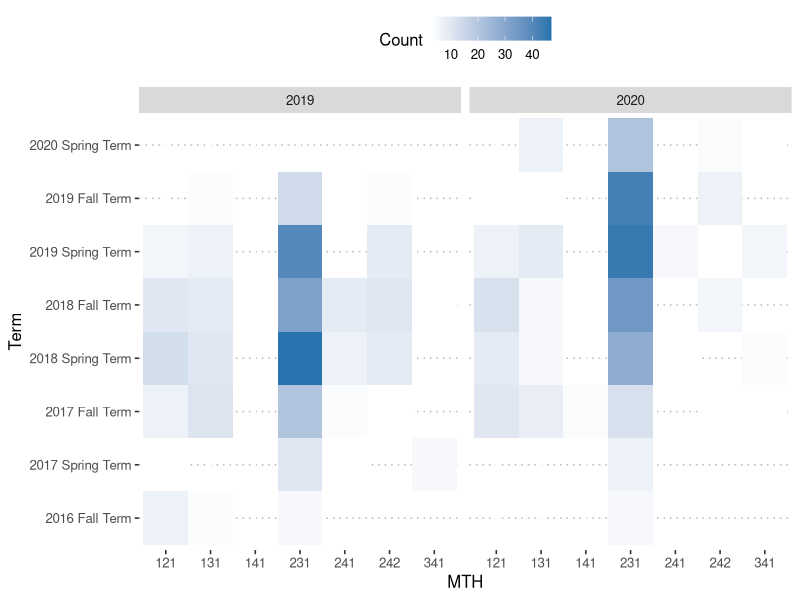
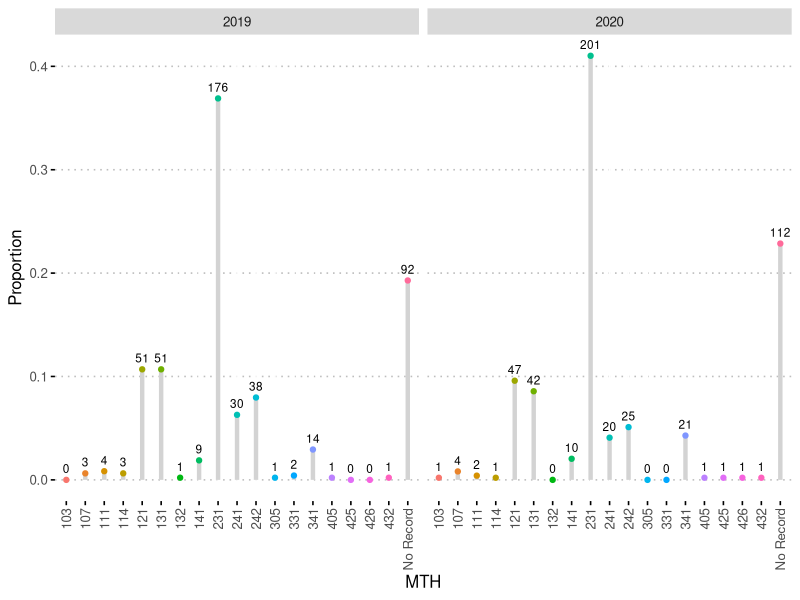
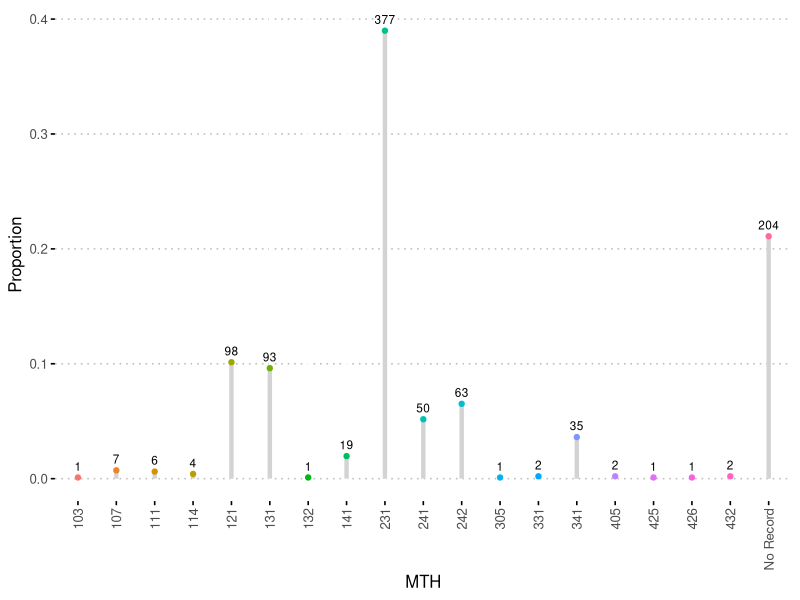

Generate these figures, in order, with R:
## DJS - GN 311
library(MASS)
library(readr)
library(tidyr)
library(ggplot2)
library(kableExtra)
library(formattable)
library(dplyr)
library(ggpubr)
library(RColorBrewer)


## New dataset, updated end of May 2020
gn311 <- read_csv(
  "GN311wST311currentdeID_updated.csv") %>%
  as.data.frame()

###### Questions #######
#   What are the highest math classes that students took? (See MathCourses-SPRG 2020)

# Change NA to No Record
gn311$MTHcourse[is.na(gn311$MTHcourse)] <- "No Record"

# Make data frame "A" for first graph
A<-as.data.frame(table(gn311$MTHcourse,gn311$year))
colnames(A) <- c("MTH","Year","Counts")
A$Proportion <- NA
A$Proportion[1:19] <- A$Counts[1:19]/sum(A$Counts[1:19])
A$Proportion[20:38] <- A$Counts[20:38]/sum(A$Counts[20:38])

# Graph for highest math classes
p.maxMTH <-
  ggdotchart(data=A, 
             x="MTH", y="Proportion", 
             group="MTH",
             add="segment", 
             color="MTH",
             size = 1.5,
             ggtheme = theme_pubclean() ) + 
  facet_grid(.~Year) +
  geom_text(aes(label=Counts),vjust=-.75, size=3) +
  theme(legend.position="none")

Atemp <- data.frame(MTH = A$MTH[1:19], Counts = A$Counts[1:19]+A$Counts[20:38])
Atemp$Proportion = Atemp$Counts/sum(Atemp$Counts)

p.maxMTH.Poster <-
  ggdotchart(data=Atemp, 
             x="MTH", y="Proportion", 
             group="MTH",
             add="segment", 
             color="MTH",
             size = 1.5,
             ggtheme = theme_pubclean() ) + 
  geom_text(aes(label=Counts),vjust=-.75, size=3) +
  theme(legend.position="none")

# Data Frame for table

B1<-rbind.data.frame(A$Counts[1:19],A$Proportion[1:19])
colnames(B1)<-c(levels(A$MTH))
B2<-rbind.data.frame(A$Counts[20:38],A$Proportion[20:38]) 
colnames(B2)<-c(levels(A$MTH))
B<-t(rbind.data.frame(B1,B2))
B<-rbind.data.frame(B,colSums(B))
row.names(B)<-NULL
nams <- c(levels(A$MTH),"Total")
B<-cbind.data.frame(nams,B)
colnames(B) <- c("MTH","N","%","N","%")
B[,3]<-percent(B[,3],digits=1);B[,5]<-percent(B[,5],digits=1)

t.maxMTH <-
  kable(B, booktabs = T, longtable=F,
        caption="\\textbf{Highest Math Course}") %>%
  kable_styling(bootstrap_options = "striped",full_width = F) %>%
  column_spec(1,bold=T) %>%
  row_spec(0,bold = T, color = "#CC0000")%>%
  add_header_above(c("","2019"=2,"2020"=2)) %>%
  scroll_box(width = "100%", height = "500px")

# When did they take their highest math? This year (2019-2020), last year, 2 years ago, 3 years ago, etc.?

gn311$MTHcourseTerm <- 
  factor(gn311$MTHcourseTerm,
         levels=c("2020 Spring Term",
                  "2019 Fall Term","2019 Summer Term 2","2019 Summer Term 1","2019 Spring Term",
                  "2018 Fall Term","2018 Summer Term 2","2018 Summer Term 1","2018 Spring Term",
                  "2017 Fall Term","2017 Summer Term 1","2017 Spring Term",
                  "2016 Fall Term","2016 Spring Term" ,
                  "2015 Fall Term","2015 Summer Term 2",
                  "2014 Fall Term","2014 Spring Term",
                  "2013 Fall Term","2013 Spring Term",
                  "2011 Summer Term 2","2011 Spring Term",
                  "2010 Fall Term"))

t1 <- table(gn311$MTHcourseTerm[gn311$year==2019],gn311$MTHcourse[gn311$year==2019])[,-16]
t1 <- addmargins(t1,FUN = list(Total = sum),quiet=TRUE)

t.whenMTH19 <-
  kable(t1, 
        booktabs = T, longtable=F) %>%
  kable_styling(bootstrap_options = "striped",full_width = F, fixed_thead = T) %>%
  column_spec(1,bold=T) %>%
  row_spec(0,bold = T, color = "#CC0000") %>%
  scroll_box(width = "100%", height = "500px")

t2 <- table(gn311$MTHcourseTerm[gn311$year==2020],gn311$MTHcourse[gn311$year==2020])[,-16]
t2 <- addmargins(t2,FUN = list(Total = sum),quiet=TRUE)

t.whenMTH20 <-
  kable(t2, 
        booktabs = T, longtable=F) %>%
  kable_styling(bootstrap_options = "striped",full_width = F, fixed_thead = T) %>%
  column_spec(1,bold=T) %>%
  row_spec(0,bold = T, color = "#CC0000") %>%
  scroll_box(width = "100%", height = "500px")

G19 <-
  table(gn311$MTHcourseTerm[gn311$year==2019],gn311$MTHcourse[gn311$year==2019]) %>%
  as.data.frame() %>%
  droplevels()
G19[,4] <- 2019
colnames(G19)<-c("Term","MTH","Count","Year")

G19 <-
  G19 %>%
  filter(Count > median(G19$Count[G19$Count>0]))

G20 <-
  table(gn311$MTHcourseTerm[gn311$year==2020],gn311$MTHcourse[gn311$year==2020]) %>%
  as.data.frame() %>%
  droplevels
G20[,4] <- 2020
colnames(G20)<-c("Term","MTH","Count","Year")

G20 <-
  G20 %>%
  filter(Count > median(G20$Count[G20$Count>0]))

G<-rbind.data.frame(G19,G20)
summary(G)
G <- droplevels(G)

G$Term <- factor(G$Term,c("2016 Fall Term","2017 Spring Term","2017 Fall Term","2018 Spring Term",
                          "2018 Fall Term","2019 Spring Term","2019 Fall Term","2020 Spring Term"))

g.whenMTH <-
  ggplot(data=G,aes(x=MTH,y=Term,fill=Count)) +
  geom_tile() +
  facet_grid(.~Year) +
  scale_fill_gradient(low = "#FFFFFF",
                      high = "#2774AE") +
  theme_pubclean() 

# How many students have taken ST 311? (See ST311-Completed-SPRG 2020) PRIOR to enrollment in GN 311

gn311$ST311courseTerm[gn311$ST311current=="current" & gn311$year==2020]

summary(as.factor(gn311$ST311courseTerm))
gn311$ST311courseTerm <- factor(gn311$ST311courseTerm, levels =
                                  c("2020 Spring Term",
                                    "2019 Fall Term","2019 Summer Term 2","2019 Summer Term 1","2019 Spring Term",
                                    "2018 Fall Term","2018 Summer Term 1","2018 Spring Term",
                                    "2017 Fall Term","2017 Summer Term 2","2017 Spring Term",
                                    "2016 Fall Term","2016 Spring Term" ,
                                    "2015 Fall Term",
                                    "2014 Fall Term",
                                    "2011 Fall Term"))
H19 <-
  table(gn311$ST311courseTerm[gn311$year==2019 & gn311$ST311courseTerm!="2019 Fall Term"]) %>%
  as.data.frame() %>%
  mutate(percent= Freq/sum(Freq),year=2019)

H20 <- table(gn311$ST311courseTerm[gn311$year==2020 & gn311$ST311courseTerm!="2020 Spring Term"]) %>%
  as.data.frame() %>%
  mutate(percent= Freq/sum(Freq),year=2020)

H <- cbind.data.frame(H19[,1:3],H20[,2:3])

Hh <- rbind.data.frame( H[,2:5],colSums(H[,2:5]) )
H[,1] <- as.character(H[,1])
Hh<- cbind.data.frame(c(H[,1],"Total"),Hh)
colnames(Hh) <- c("Term","N","%","N","%")
Hh[,3]<-percent(Hh[,3],digits=1); Hh[,5]<-percent(Hh[,5],digits=1)

t.ST311prior <-
  kable(Hh[-1,], 
        booktabs = T, longtable=F, row.names = FALSE) %>%
  kable_styling(bootstrap_options = "striped",full_width = F, fixed_thead = T) %>%
  column_spec(1,bold=T) %>%
  row_spec(0,bold = T, color = "#CC0000") %>%
  add_header_above(c("","2019"=2,"2020"=2)) %>%
  scroll_box(width = "100%", height = "350px")

# How many people are currently taking ST 311? (See ST322-InProgress SPRG 2020)

table(gn311$ST311current[gn311$year==2019])
table(gn311$ST311current[gn311$year==2020])

CE <- as.data.frame(
  matrix( c( 36,39/(441+36), 441,441/(441+36),
             28,28/(28+462), 462,462/(28+462) ),
          nrow=2, ncol=4, byrow=T ) )
colnames(CE) <- c("N","%","N","%")
CE[,2] <- percent(CE[,2],digits=1); CE[,4] <- percent(CE[,4],digits=1)
CE <- cbind.data.frame(" "=c("2019","2020"),CE)

t.CE <-
  kable(CE, booktabs = T, longtable=F) %>%
  kable_styling(bootstrap_options = "striped",full_width = FALSE) %>%
  column_spec(1,bold=T) %>%
  row_spec(0,bold = T, color = "#CC0000") %>%
  add_header_above(c("","Enrolled"=2,"Not Enrolled"=2))

# What was the average GPA for ST 311?
STsum <-
  rbind.data.frame(
    round( summary(na.omit(gn311$ST311grdpts[gn311$ST311current=="current" & 
                                               gn311$year==2019])),1 ), # summary of current 2019 summary
    round( summary(na.omit(gn311$ST311grdpts[gn311$ST311current=="NOT enrolled"])),1 ),# summary of before current
    round( summary(na.omit(gn311$ST311grdpts)),1 ) #overall 
  ) 
STsum[,1]<-digits(STsum[,1],1)
colnames(STsum) <- c("Min","Q1","Median","Mean","Q3", "Max")
Ns <-
  c(
    length(na.omit(gn311$ST311grdpts[gn311$ST311current=="current" & 
                                       gn311$year==2019])),#39
    length(na.omit(gn311$ST311grdpts[gn311$ST311current=="NOT enrolled"])), #412
    length(na.omit(gn311$ST311grdpts)) #457
  )

STnms <- c("Current (2019)","Prior","Overall")

STnms <- cbind.data.frame(" "=STnms,STsum,N=Ns)
#few students repeated the course and are calculated across current enrollment and previously taken

t.ST <-
  kable(STnms, booktabs = T, longtable=F) %>%
  kable_styling(bootstrap_options = "striped",full_width = FALSE) %>%
  column_spec(1,bold=T) %>%
  row_spec(0,bold = T, color = "#CC0000")

# We want to know how many students got Homework 1 question 10 correct. We also want to know how many people got Homework 2 question 9 correct.
# (Note that there is more than 1 version of question 10 and 9 in the homeworks proved. The correct answer is provided.)

correct <- vector()
correct1 <- vector()
for( i in 1:nrow(gn311))
{
  if( is.na(gn311$HW1_Q10_Ans)[i] ) 
  { correct[i] = "No Record" }
  else if( is.na(gn311$HW1_Q10)[i] & !is.na(gn311$HW1_Q10_Ans)[i] )
  { correct[i] = 0 }
  else if( gn311$HW1_Q10[i] == gn311$HW1_Q10_An[i] )
  { correct[i] = 1 } else { correct[i] = 0 }
  
  if( is.na(gn311$HW2_Q9_Ans)[i] ) 
  { correct1[i] = "No Record" }
  else if( is.na(gn311$HW2_Q9)[i] & !is.na(gn311$HW2_Q9_Ans)[i] )
  { correct1[i] = 0 }
  else if( gn311$HW2_Q9[i] == gn311$HW2_Q9_Ans[i] )
  { correct1[i] = 1 } else { correct1[i] = 0 }
}
summary(as.factor(correct))
summary(as.factor(correct1))
gn311$Q9correct <- as.factor(correct1)
gn311$Q10correct <- as.factor(correct)


length(gn311$X1[is.na(gn311$HW1_Q10_Ans)]) #33 have no record
length(gn311$X1[is.na(gn311$HW1_Q10_Ans) & is.na(gn311$HW1_Q10)]) #33
length(gn311$X1[!is.na(gn311$HW1_Q10_Ans) & is.na(gn311$HW1_Q10)]) #4 people did not answer

length(gn311$X1[is.na(gn311$HW2_Q9_Ans)]) #37 have no record
length(gn311$X1[is.na(gn311$HW2_Q9_Ans) & is.na(gn311$HW2_Q9)]) #37
length(gn311$X1[!is.na(gn311$HW2_Q9_Ans) & is.na(gn311$HW2_Q9)]) #0 did not answer

bcorrect <- vector()
for(i in 1:nrow(gn311))
{
  if(gn311$Q9correct[i] == 1 & gn311$Q10correct[i] == 1)
  { bcorrect[i] = 1 } else { bcorrect[i] = 0 }
}

gn311$bothQscorrect <- as.character(bcorrect)

summary(gn311[gn311$year==2019,c(15,16)])
gn311$X1[gn311$Q9correct=="No Record" & !(gn311$Q10correct=="No Record")]
gn311$X1[gn311$Q10correct=="No Record" & !(gn311$Q9correct=="No Record")]

gn311$bothQscorrect <- as.character(gn311$bothQscorrect)
gn311$bothQscorrect[gn311$Q10correct=="No Record"] <- "No Record"

QC19 <-
  rbind.data.frame(
    summary(as.factor(gn311$Q9correct[gn311$year==2019])),
    summary(as.factor(gn311$Q10correct[gn311$year==2019])),
    summary(as.factor(gn311$bothQscorrect[gn311$year==2019])) )
qc19nms <- c("Q9","Q10","Both")
QC19 <- cbind.data.frame(qc19nms,QC19)
colnames(QC19) <- c("","Correct","Incorrect","No Record")

QC20 <-
  rbind.data.frame(
    summary(as.factor(gn311$Q9correct[gn311$year==2020])),
    summary(as.factor(gn311$Q10correct[gn311$year==2020])),
    summary(as.factor(gn311$bothQscorrect[gn311$year==2020])) )
qc20nms <- c("Q9","Q10","Both")
QC20 <- cbind.data.frame(qc20nms,QC20)
colnames(QC20) <- c("","Correct","Incorrect","No Record")

rowSums(QC19[,2:4]/477)
rowSums(QC20[,2:4]/490)

QC <-
  cbind.data.frame(
    matrix( c( QC19[1,2],QC19[1,2]/477 , QC19[1,3],QC19[1,3]/477 , QC19[1,4],QC19[1,4]/477 ,
               QC19[2,2],QC19[2,2]/477 , QC19[2,3],QC19[2,3]/477 , QC19[2,4],QC19[2,4]/477 ,
               QC19[3,2],QC19[3,2]/477 , QC19[3,3],QC19[3,3]/477 , QC19[3,4],QC19[3,4]/477 ,
               QC20[1,2],QC20[1,2]/490 , QC20[1,3],QC20[1,3]/490 , QC20[1,4],QC20[1,4]/490 ,
               QC20[2,2],QC20[2,2]/490 , QC20[2,3],QC20[2,3]/490 , QC20[2,4],QC20[2,4]/490 ,
               QC20[3,2],QC20[3,2]/490 , QC20[3,3],QC20[3,3]/490 , QC20[3,4],QC20[3,4]/490 ),
            nrow=6, ncol=6, byrow=T ) )

QC <- QC[,c(3,4,1,2,5,6)]

QCc <- rbind.data.frame(
  c(QC[1,],QC[4,]), c(QC[2,],QC[5,]), c(QC[3,],QC[6,]) )

QCc[,2] <- percent(QCc[,2],digits=1); QCc[,4] <- percent(QCc[,4],digits=1); QCc[,6] <- percent(QCc[,6],digits=1)
QCc[,8] <- percent(QCc[,8],digits=1); QCc[,10] <- percent(QCc[,10],digits=1); QCc[,12] <- percent(QCc[,12],digits=1)
colnames(QCc) <- c(rep(c("N","%"),6))
qc20nms <- c("Q9","Q10","Both")
QCc <- cbind.data.frame(qc20nms,QCc)
colnames(QCc)[1]<-" "
row.names(QCc) <- NULL
t.QC <- 
  kable(QCc, booktabs = T, longtable=F) %>%
  kable_styling(bootstrap_options = "striped",full_width = FALSE) %>%
  column_spec(1,bold=T) %>%
  column_spec(8:13,background ="#7BAFD4" ) %>%
  row_spec(0,bold = T, color = "#CC0000") %>%
  add_header_above(c("","Correct"=2,"Incorrect"=2,"No Record"=2, "Correct"=2,"Incorrect"=2,"No Record"=2)) %>%
  add_header_above(c("","2019"=6,"2020"=6))

# Does it make a difference whether someone has taken ST 311 or not as to whether they got question 10 or 9 correct? (Maybe split this into students who have taken stats, not taken stats, and are currently taking stats?)
# Then we want to answer the same questions for Fall 2019

gn311$ST311[is.na(gn311$ST311) & gn311$ST311current=="current"] <- 311
tookST311 <- vector()
for( i in 1:nrow(gn311) )
{
  if( is.na(gn311$ST311[i]) ) 
  {tookST311[i] <- "Not Taken" } else {tookST311[i] <- "Took 311"}
}

gn311$Q10correct <- relevel(gn311$Q10correct, ref="1")
gn311$Q9correct <- relevel(gn311$Q9correct, ref="1")
gn311$bothQscorrect <- relevel(as.factor(gn311$bothQscorrect), ref="1")
gn311 <- cbind.data.frame(gn311, tookST311)

## Overall
g.binomQ9 <- glm(Q9correct ~ tookST311,
                 family="binomial",data=gn311[ gn311$Q9correct!="No Record",])
summary(g.binomQ9)

g.binomQ10 <- glm(Q10correct ~ tookST311,
                  family="binomial",data=gn311[ gn311$Q10correct!="No Record",])
summary(g.binomQ10)

g.binomb <- glm(as.factor(bothQscorrect) ~ tookST311,
                family="binomial",data=gn311[ gn311$bothQscorrect!="No Record",])
summary(g.binomb) 

## within years
# 2019
g.binomQ919 <- glm(Q9correct ~ tookST311,
                   family="binomial", data = gn311[gn311$year==2019 & gn311$Q9correct!="No Record",])
summary(g.binomQ919)

# 2020
g.binomQ920 <- glm(Q9correct ~ tookST311,
                   family="binomial", data = gn311[gn311$year==2020 & gn311$Q9correct!="No Record",])
summary(g.binomQ920)
predict(g.binomQ920,type="response")

## by year
g.binomy20 <- glm(as.factor(bothQscorrect) ~ as.factor(year),
                  family="binomial", data = gn311[gn311$Q9correct!="No Record",])
summary(g.binomy20) 

## Q9 table 2019
table(gn311$tookST311[gn311$year==2019],
      gn311$Q9correct[gn311$year==2019])
## Q10 table 2019
table(gn311$tookST311[gn311$year==2019],
      gn311$Q10correct[gn311$year==2019])

## both table 2019
table(gn311$tookST311[gn311$year==2019],
      gn311$bothQscorrect[gn311$year==2019])

cbind(table(gn311$tookST311[gn311$year==2019],
            gn311$Q9correct[gn311$year==2019]),
      table(gn311$tookST311[gn311$year==2019],
            gn311$Q10correct[gn311$year==2019]),
      table(gn311$tookST311[gn311$year==2019],
            gn311$bothQscorrect[gn311$year==2019]))

## Q9 table 2020
table(gn311$tookST311[gn311$year==2020],
      gn311$Q9correct[gn311$year==2020])
## Q10 table 2020
table(gn311$tookST311[gn311$year==2020],
      gn311$Q10correct[gn311$year==2020])

## both table 2020
table(gn311$tookST311[gn311$year==2020],
      gn311$bothQscorrect[gn311$year==2020])

cbind(table(gn311$tookST311[gn311$year==2020],
            gn311$Q9correct[gn311$year==2020]),
      table(gn311$tookST311[gn311$year==2020],
            gn311$Q10correct[gn311$year==2020]),
      table(gn311$tookST311[gn311$year==2020],
            gn311$bothQscorrect[gn311$year==2020]))

tST <-
  rbind(
    cbind(table(gn311$tookST311[gn311$year==2019],
                gn311$Q9correct[gn311$year==2019]),
          table(gn311$tookST311[gn311$year==2019],
                gn311$Q10correct[gn311$year==2019]),
          table(gn311$tookST311[gn311$year==2019],
                gn311$bothQscorrect[gn311$year==2019]) ),
    cbind(table(gn311$tookST311[gn311$year==2020],
                gn311$Q9correct[gn311$year==2020]),
          table(gn311$tookST311[gn311$year==2020],
                gn311$Q10correct[gn311$year==2020]),
          table(gn311$tookST311[gn311$year==2020],
                gn311$bothQscorrect[gn311$year==2020])))  

rownames(tST) <- NULL
tST <-
  cbind(c("2019","2019","2020","2020"),
        c("Not Taken","Took 311","Not Taken","Took 311"),
        tST)
colnames(tST) <- c(" "," ",rep(c("Correct","Incorrect","No Record"),3))

t.tST <-
  kable(tST, booktabs = T, longtable=F) %>%
  kable_styling(bootstrap_options = "striped",full_width = T) %>%
  column_spec(1,bold=T) %>%
  column_spec(6:8,background ="#7BAFD4" ) %>%
  row_spec(0,bold = T, color = "#CC0000") %>%
  collapse_rows(columns = 1, valign = "top") %>%
  add_header_above(c("","","Q9"=3,"Q10"=3,"Both"=3)) 

## Overall
summary(as.factor(as.numeric(gn311$ST311courseTerm)))
summary(gn311$ST311courseTerm)
g.full19 <- glm(bothQscorrect ~ MTHcourse + MTHcourseTerm + tookST311 + ST311current,
                family="binomial",data=gn311[gn311$bothQscorrect!="No Record",])


##Looking at homework 6 along with previous homework assignments
#Looks like there are many question from homework 6 to cover... Just need to take the score column
# and see if it is the max of that column and deal with nas or missing

gn311 %>% select(starts_with("HW6") & ends_with("score")) %>% View()

binary <- gn311 %>% select(starts_with("HW6") & ends_with("score")) %>% 
  apply(MARGIN = 2, FUN = function(x){
    ifelse(as.numeric(x)/max(as.numeric(x), na.rm = TRUE) == 1, 1, 0)
  }
  ) %>% as.data.frame()

#make sure there are no duplicate names from the original
names(binary) <- paste(names(binary), "bin", sep = "_")

#check on all questions...
binary$HW6_all_bin <- apply(binary, FUN = sum, MARGIN = 1)/length(names(binary))

#get full data
full_data <- cbind(gn311, binary)

#Now look at tables for each question as compared to the first questions - do so by cohort (fall/spring)
table(full_data$bothQscorrect, full_data$HW6_Q_3_score_bin,full_data$Cohort)
